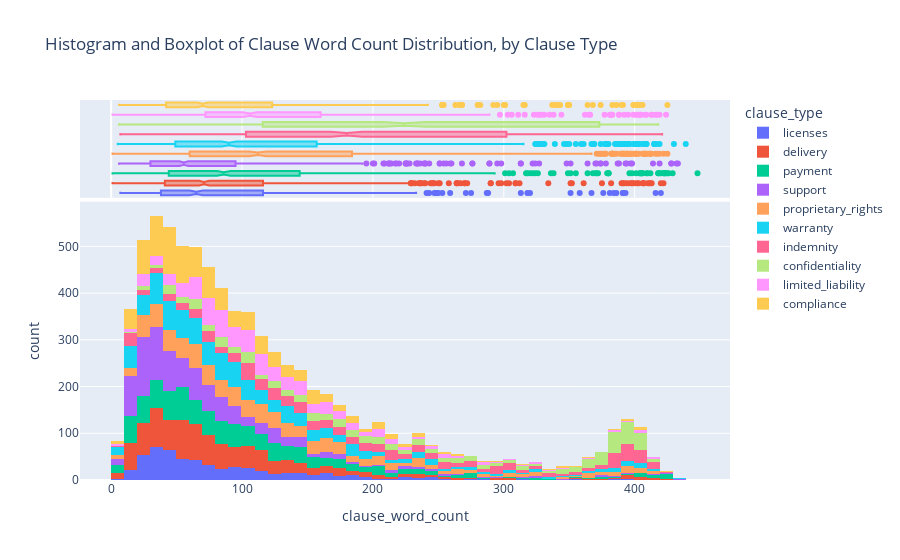

Notebook code for this chart:
### Markdown cell above
**What's the distribution of clause word length for each clause type?**

### Code cell
px.histogram(data_frame=df, x="clause_word_count", color="clause_type", 
             marginal="box", title="Histogram and Boxplot of Clause Word Count Distribution, by Clause Type")

### Figure 1 — Plotly figure (JSON) as saved in the notebook; plotly's stock layout.template omitted (floating-point values rounded to 4 significant figures; data arrays with more than 128 entries replaced by an {"elided": "..."} marker saying what was removed)
{"data": [{"alignmentgroup": "True", "bingroup": "x", "hovertemplate": "clause_type=licenses<br>clause_word_count=%{x}<br>count=%{y}<extra></extra>", "legendgroup": "licenses", "marker": {"color": "#636efa"}, "name": "licenses", "offsetgroup": "licenses", "orientation": "v", "showlegend": true, "type": "histogram", "x": {"elided": "566 int values"}, "xaxis": "x", "yaxis": "y"}, {"alignmentgroup": "True", "hovertemplate": "clause_type=licenses<br>clause_word_count=%{x}<extra></extra>", "legendgroup": "licenses", "marker": {"color": "#636efa"}, "name": "licenses", "notched": true, "offsetgroup": "licenses", "showlegend": false, "type": "box", "x": {"elided": "566 int values"}, "xaxis": "x2", "yaxis": "y2"}, {"alignmentgroup": "True", "bingroup": "x", "hovertemplate": "clause_type=delivery<br>clause_word_count=%{x}<br>count=%{y}<extra></extra>", "legendgroup": "delivery", "marker": {"color": "#EF553B"}, "name": "delivery", "offsetgroup": "delivery", "orientation": "v", "showlegend": true, "type": "histogram", "x": {"elided": "915 int values"}, "xaxis": "x", "yaxis": "y"}, {"alignmentgroup": "True", "hovertemplate": "clause_type=delivery<br>clause_word_count=%{x}<extra></extra>", "legendgroup": "delivery", "marker": {"color": "#EF553B"}, "name": "delivery", "notched": true, "offsetgroup": "delivery", "showlegend": false, "type": "box", "x": {"elided": "915 int values"}, "xaxis": "x2", "yaxis": "y2"}, {"alignmentgroup": "True", "bingroup": "x", "hovertemplate": "clause_type=payment<br>clause_word_count=%{x}<br>count=%{y}<extra></extra>", "legendgroup": "payment", "marker": {"color": "#00cc96"}, "name": "payment", "offsetgroup": "payment", "orientation": "v", "showlegend": true, "type": "histogram", "x": {"elided": "919 int values"}, "xaxis": "x", "yaxis": "y"}, {"alignmentgroup": "True", "hovertemplate": "clause_type=payment<br>clause_word_count=%{x}<extra></extra>", "legendgroup": "payment", "marker": {"color": "#00cc96"}, "name": "payment", "notched": true, "offsetgroup": "payment", "showlegend": false, "type": "box", "x": {"elided": "919 int values"}, "xaxis": "x2", "yaxis": "y2"}, {"alignmentgroup": "True", "bingroup": "x", "hovertemplate": "clause_type=support<br>clause_word_count=%{x}<br>count=%{y}<extra></extra>", "legendgroup": "support", "marker": {"color": "#ab63fa"}, "name": "support", "offsetgroup": "support", "orientation": "v", "showlegend": true, "type": "histogram", "x": {"elided": "916 int values"}, "xaxis": "x", "yaxis": "y"}, {"alignmentgroup": "True", "hovertemplate": "clause_type=support<br>clause_word_count=%{x}<extra></extra>", "legendgroup": "support", "marker": {"color": "#ab63fa"}, "name": "support", "notched": true, "offsetgroup": "support", "showlegend": false, "type": "box", "x": {"elided": "916 int values"}, "xaxis": "x2", "yaxis": "y2"}, {"alignmentgroup": "True", "bingroup": "x", "hovertemplate": "clause_type=proprietary_rights<br>clause_word_count=%{x}<br>count=%{y}<extra></extra>", "legendgroup": "proprietary_rights", "marker": {"color": "#FFA15A"}, "name": "proprietary_rights", "offsetgroup": "proprietary_rights", "orientation": "v", "showlegend": true, "type": "histogram", "x": {"elided": "850 int values"}, "xaxis": "x", "yaxis": "y"}, {"alignmentgroup": "True", "hovertemplate": "clause_type=proprietary_rights<br>clause_word_count=%{x}<extra></extra>", "legendgroup": "proprietary_rights", "marker": {"color": "#FFA15A"}, "name": "proprietary_rights", "notched": true, "offsetgroup": "proprietary_rights", "showlegend": false, "type": "box", "x": {"elided": "850 int values"}, "xaxis": "x2", "yaxis": "y2"}, {"alignmentgroup": "True", "bingroup": "x", "hovertemplate": "clause_type=warranty<br>clause_word_count=%{x}<br>count=%{y}<extra></extra>", "legendgroup": "warranty", "marker": {"color": "#19d3f3"}, "name": "warranty", "offsetgroup": "warranty", "orientation": "v", "showlegend": true, "type": "histogram", "x": {"elided": "919 int values"}, "xaxis": "x", "yaxis": "y"}, {"alignmentgroup": "True", "hovertemplate": "clause_type=warranty<br>clause_word_count=%{x}<extra></extra>", "legendgroup": "warranty", "marker": {"color": "#19d3f3"}, "name": "warranty", "notched": true, "offsetgroup": "warranty", "showlegend": false, "type": "box", "x": {"elided": "919 int values"}, "xaxis": "x2", "yaxis": "y2"}, {"alignmentgroup": "True", "bingroup": "x", "hovertemplate": "clause_type=indemnity<br>clause_word_count=%{x}<br>count=%{y}<extra></extra>", "legendgroup": "indemnity", "marker": {"color": "#FF6692"}, "name": "indemnity", "offsetgroup": "indemnity", "orientation": "v", "showlegend": true, "type": "histogram", "x": {"elided": "671 int values"}, "xaxis": "x", "yaxis": "y"}, {"alignmentgroup": "True", "hovertemplate": "clause_type=indemnity<br>clause_word_count=%{x}<extra></extra>", "legendgroup": "indemnity", "marker": {"color": "#FF6692"}, "name": "indemnity", "notched": true, "offsetgroup": "indemnity", "showlegend": false, "type": "box", "x": {"elided": "671 int values"}, "xaxis": "x2", "yaxis": "y2"}, {"alignmentgroup": "True", "bingroup": "x", "hovertemplate": "clause_type=confidentiality<br>clause_word_count=%{x}<br>count=%{y}<extra></extra>", "legendgroup": "confidentiality", "marker": {"color": "#B6E880"}, "name": "confidentiality", "offsetgroup": "confidentiality", "orientation": "v", "showlegend": true, "type": "histogram", "x": {"elided": "605 int values"}, "xaxis": "x", "yaxis": "y"}, {"alignmentgroup": "True", "hovertemplate": "clause_type=confidentiality<br>clause_word_count=%{x}<extra></extra>", "legendgroup": "confidentiality", "marker": {"color": "#B6E880"}, "name": "confidentiality", "notched": true, "offsetgroup": "confidentiality", "showlegend": false, "type": "box", "x": {"elided": "605 int values"}, "xaxis": "x2", "yaxis": "y2"}, {"alignmentgroup": "True", "bingroup": "x", "hovertemplate": "clause_type=limited_liability<br>clause_word_count=%{x}<br>count=%{y}<extra></extra>", "legendgroup": "limited_liability", "marker": {"color": "#FF97FF"}, "name": "limited_liability", "offsetgroup": "limited_liability", "orientation": "v", "showlegend": true, "type": "histogram", "x": {"elided": "681 int values"}, "xaxis": "x", "yaxis": "y"}, {"alignmentgroup": "True", "hovertemplate": "clause_type=limited_liability<br>clause_word_count=%{x}<extra></extra>", "legendgroup": "limited_liability", "marker": {"color": "#FF97FF"}, "name": "limited_liability", "notched": true, "offsetgroup": "limited_liability", "showlegend": false, "type": "box", "x": {"elided": "681 int values"}, "xaxis": "x2", "yaxis": "y2"}, {"alignmentgroup": "True", "bingroup": "x", "hovertemplate": "clause_type=compliance<br>clause_word_count=%{x}<br>count=%{y}<extra></extra>", "legendgroup": "compliance", "marker": {"color": "#FECB52"}, "name": "compliance", "offsetgroup": "compliance", "orientation": "v", "showlegend": true, "type": "histogram", "x": {"elided": "919 int values"}, "xaxis": "x", "yaxis": "y"}, {"alignmentgroup": "True", "hovertemplate": "clause_type=compliance<br>clause_word_count=%{x}<extra></extra>", "legendgroup": "compliance", "marker": {"color": "#FECB52"}, "name": "compliance", "notched": true, "offsetgroup": "compliance", "showlegend": false, "type": "box", "x": {"elided": "919 int values"}, "xaxis": "x2", "yaxis": "y2"}], "layout": {"barmode": "relative", "legend": {"title": {"text": "clause_type"}, "tracegroupgap": 0}, "title": {"text": "Histogram and Boxplot of Clause Word Count Distribution, by Clause Type"}, "xaxis": {"anchor": "y", "domain": [0, 1], "title": {"text": "clause_word_count"}}, "xaxis2": {"anchor": "y2", "domain": [0, 1], "matches": "x", "showgrid": true, "showticklabels": false}, "yaxis": {"anchor": "x", "domain": [0, 0.7326], "title": {"text": "count"}}, "yaxis2": {"anchor": "x2", "domain": [0.7426, 1], "matches": "y2", "showgrid": false, "showline": false, "showticklabels": false, "ticks": ""}}}
